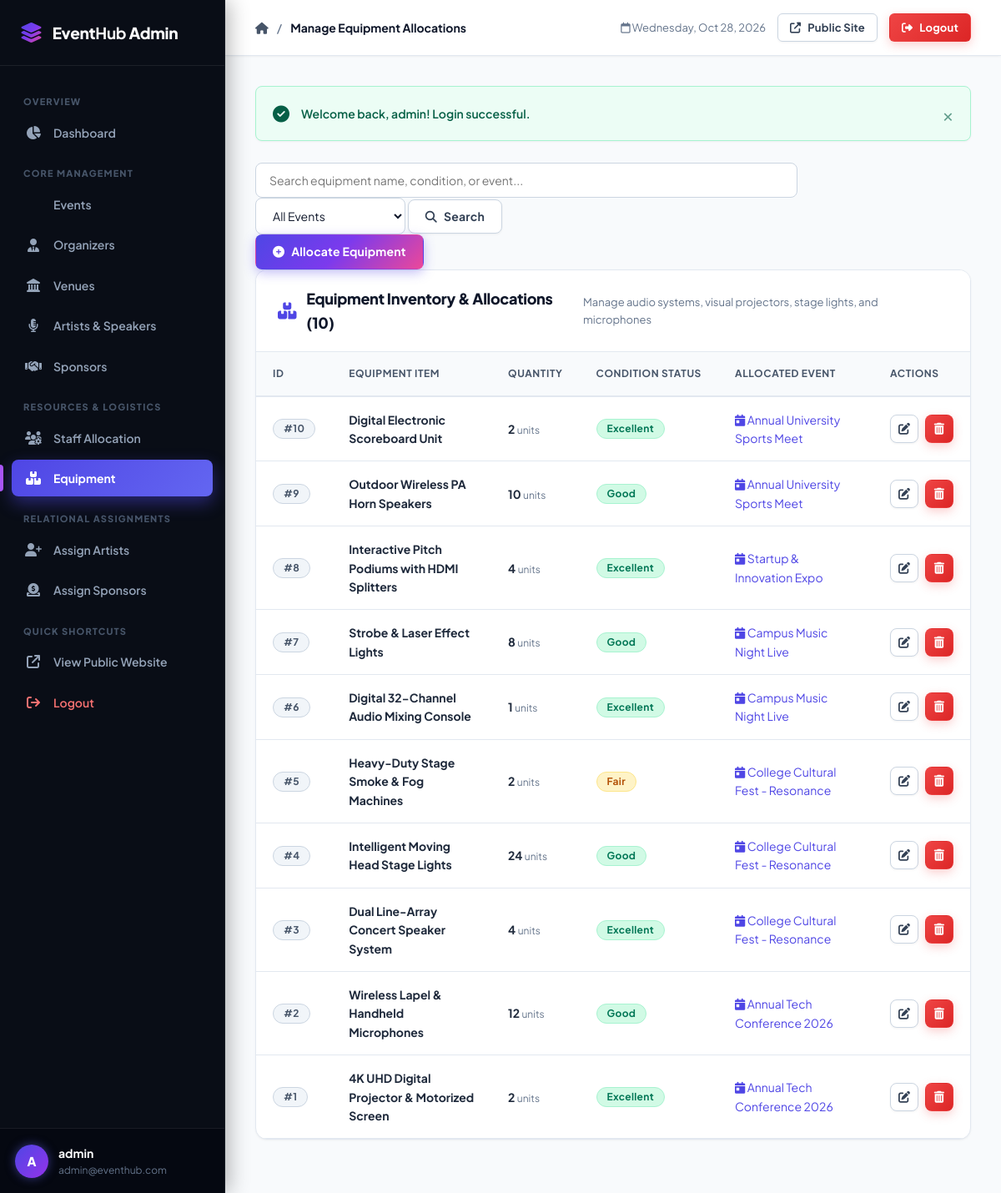
Page /admin/equipment/index.php (signed in) on the committed database.
### tables this page shows
CREATE TABLE `equipment` (
    `equipment_id` INT AUTO_INCREMENT PRIMARY KEY,
    `equipment_name` VARCHAR(100) NOT NULL,
    `quantity` INT NOT NULL,
    `condition_status` VARCHAR(30) DEFAULT 'Good',
    `event_id` INT NOT NULL,
    CONSTRAINT `chk_equipment_qty` CHECK (`quantity` > 0),
    CONSTRAINT `fk_equipment_event` FOREIGN KEY (`event_id`) REFERENCES `event` (`event_id`) ON DELETE CASCADE ON UPDATE CASCADE
);

CREATE TABLE `event` (
    `event_id` INT AUTO_INCREMENT PRIMARY KEY,
    `event_name` VARCHAR(100) NOT NULL,
    `event_description` TEXT DEFAULT NULL,
    `event_date` DATE NOT NULL,
    `event_time` TIME NOT NULL,
    `organizer_id` INT NOT NULL,
    `venue_id` INT NOT NULL,
    `status` VARCHAR(20) NOT NULL DEFAULT 'Upcoming',
    CONSTRAINT `chk_event_status` CHECK (`status` IN ('Upcoming', 'Ongoing', 'Completed', 'Cancelled')),
    CONSTRAINT `fk_event_organizer` FOREIGN KEY (`organizer_id`) REFERENCES `organizer` (`organizer_id`) ON DELETE RESTRICT ON UPDATE CASCADE,
    CONSTRAINT `fk_event_venue` FOREIGN KEY (`venue_id`) REFERENCES `venue` (`venue_id`) ON DELETE RESTRICT ON UPDATE CASCADE
);

### admin/equipment/index.php (the view, shortened to what this page needs)
<?php
require_once __DIR__ . '/../../includes/auth.php';
$search = trim($_GET['search'] ?? '');
$eventFilter = filter_input(INPUT_GET, 'event_id', FILTER_VALIDATE_INT);
try {
    $sql = "
        SELECT eq.*, e.event_name, e.event_date
        FROM equipment eq
        LEFT JOIN event e ON eq.event_id = e.event_id
        WHERE 1=1
    ";
    $params = [];
    $sql .= " ORDER BY eq.equipment_id DESC";
    $stmt = $pdo->prepare($sql);
    $stmt->execute($params);
    $equipmentList = $stmt->fetchAll();
} catch (PDOException $e) {
    die("Database error: " . htmlspecialchars($e->getMessage()));
}
require_once __DIR__ . '/../../includes/admin_header.php';
?>
<div class="toolbar-container">
    <form action="<?= url('admin/equipment/index.php') ?>" method="GET" class="search-form" style="max-width: 650px;">
        <input type="text" name="search" class="form-control" placeholder="Search equipment name, condition, or event..." value="<?= sanitize($search) ?>">
        <select name="event_id" class="form-control" style="max-width: 180px;">
            <option value="">All Events</option>
        </select>
        <button type="submit" class="btn btn-secondary">
            <i class="fas fa-search"></i> Search
        </button>
    </form>
    <div>
        <a href="<?= url('admin/equipment/add.php' . ($eventFilter ? '?event_id=' . $eventFilter : '')) ?>" class="btn btn-primary">
            <i class="fas fa-plus-circle"></i> Allocate Equipment
        </a>
    </div>
</div>
<div class="card">
    <div class="card-header">
        <div class="card-title">
            <i class="fas fa-boxes-stacked"></i> Equipment Inventory & Allocations (<?= count($equipmentList) ?>)
        </div>
        <div style="font-size: 13px; color: var(--text-muted);">
            Manage audio systems, visual projectors, stage lights, and microphones
        </div>
    </div>
    <div class="card-body" style="padding: 0;">
        <div class="table-responsive">
            <table class="data-table">
                <thead>
                    <tr>
                        <th>ID</th>
                        <th>Equipment Item</th>
                        <th>Quantity</th>
                        <th>Condition Status</th>
                        <th>Allocated Event</th>
                        <th>Actions</th>
                    </tr>
                </thead>
                <tbody>
                    <?php if (empty($equipmentList)): ?>
                        <tr>
                            <td colspan="6">
                                <div class="empty-state">
                                    <div class="empty-state-icon"><i class="fas fa-box-open"></i></div>
                                    <h3>No equipment items allocated</h3>
                                    <p>Allocate projectors, audio consoles, and stage equipment to scheduled events.</p>
                                    <a href="<?= url('admin/equipment/add.php') ?>" class="btn btn-primary btn-sm">
                                        <i class="fas fa-plus"></i> Allocate Equipment
                                    </a>
                                </div>
                            </td>
                        </tr>
                    <?php else: ?>
                        <?php foreach ($equipmentList as $eq): ?>
                            <tr>
                                <td><span class="badge badge-secondary">#<?= $eq['equipment_id'] ?></span></td>
                                <td><strong><?= sanitize($eq['equipment_name']) ?></strong></td>
                                <td><strong><?= (int)$eq['quantity'] ?></strong> <span style="font-size: 12px; color: var(--text-muted);">units</span></td>
                                <td>
                                    <?php
                                    $cond = $eq['condition_status'] ?? 'Good';
                                    $badgeClass = 'badge-success';
                                    if ($cond === 'Fair') $badgeClass = 'badge-warning';
                                    ?>
                                    <span class="badge <?= $badgeClass ?>"><?= sanitize($cond) ?></span>
                                </td>
                                <td>
                                    <?php if (!empty($eq['event_name'])): ?>
                                        <a href="<?= url('admin/events/view.php?id=' . $eq['event_id']) ?>">
                                            <i class="fas fa-calendar-day" style="color: var(--primary);"></i> <?= sanitize($eq['event_name']) ?>
                                        </a>
                                    <?php else: ?>
                                        <span style="color: var(--text-muted);">Unassigned</span>
                                    <?php endif; ?>
                                </td>
                                <td>
                                    <div class="actions-cell">
                                        <a href="<?= url('admin/equipment/edit.php?id=' . $eq['equipment_id']) ?>" class="btn btn-secondary btn-icon" title="Edit Equipment">
                                            <i class="fas fa-edit"></i>
                                        </a>
                                        <form action="<?= url('admin/equipment/delete.php') ?>" method="POST" style="display: inline;">
                                            <button type="submit" class="btn btn-danger btn-icon confirm-delete" data-item="<?= sanitize($eq['equipment_name']) ?>" title="Delete Equipment">
                                                <i class="fas fa-trash-alt"></i>
                                            </button>
                                        </form>
                                    </div>
                                </td>
                            </tr>
                        <?php endforeach; ?>
                    <?php endif; ?>
                </tbody>
            </table>
        </div>
    </div>
</div>
<?php require_once __DIR__ . '/../../includes/admin_footer.php'; ?>

### assets/css/style.css (style rules this page uses)
:root { --primary: #4f46e5; --primary-gradient: linear-gradient(135deg, #4f46e5 0%, #7c3aed 50%, #ec4899 100%); --primary-hover: #4338ca; --primary-light: #e0e7ff; --secondary: #64748b; --success: #10b981; --success-light: #d1fae5; --danger: #ef4444; --danger-light: #fee2e2; --warning: #f59e0b; --warning-light: #fef3c7; --info: #0ea5e9; --info-light: #e0f2fe; --sidebar-bg: #090d16; --sidebar-surface: #111827; --sidebar-hover: #1f293d; --sidebar-active: linear-gradient(135deg, #4f46e5 0%, #6366f1 100%); --sidebar-text: #94a3b8; --sidebar-text-active: #ffffff; --bg-body: #f8fafc; --bg-card: #ffffff; --text-main: #0f172a; --text-muted: #64748b; --border-color: #e2e8f0; --border-hover: #cbd5e1; --radius-sm: 8px; --radius-md: 14px; --radius-lg: 20px; --radius-full: 9999px; --shadow-sm: 0 1px 3px 0 rgba(0, 0, 0, 0.04), 0 1px 2px -1px rgba(0, 0, 0, 0.04); --shadow-md: 0 4px 6px -1px rgba(0, 0, 0, 0.06), 0 2px 4px -2px rgba(0, 0, 0, 0.04); --shadow-lg: 0 12px 24px -4px rgba(15, 23, 42, 0.08), 0 4px 6px -2px rgba(15, 23, 42, 0.03); --shadow-glow: 0 10px 25px -3px rgba(79, 70, 229, 0.35); --transition: all 0.25s cubic-bezier(0.4, 0, 0.2, 1); }
* { margin: 0; padding: 0; box-sizing: border-box; font-family: 'Plus Jakarta Sans', -apple-system, BlinkMacSystemFont, "Segoe UI", Roboto, sans-serif; }
body { background-color: var(--bg-body); color: var(--text-main); line-height: 1.6; min-height: 100vh; -webkit-font-smoothing: antialiased; }
a { color: var(--primary); text-decoration: none; transition: var(--transition); }
.badge { display: inline-flex; align-items: center; gap: 6px; padding: 5px 12px; font-size: 12px; font-weight: 700; border-radius: var(--radius-full); line-height: 1; letter-spacing: 0.3px; }
.badge-success { background: #d1fae5; color: #047857; border: 1px solid #a7f3d0; position: relative; }
.badge-secondary { background: #f1f5f9; color: #475569; border: 1px solid #cbd5e1; }
.badge-warning { background: #fef3c7; color: #b45309; border: 1px solid #fde68a; }
.btn { display: inline-flex; align-items: center; justify-content: center; gap: 8px; padding: 10px 20px; font-size: 14px; font-weight: 700; border-radius: var(--radius-sm); border: 1px solid transparent; cursor: pointer; transition: var(--transition); text-decoration: none; line-height: 1.4; letter-spacing: 0.2px; }
.btn-primary { background: var(--primary-gradient); color: #ffffff; box-shadow: 0 4px 14px 0 rgba(79, 70, 229, 0.35); }
.btn-secondary { background: #ffffff; color: #334155; border-color: #cbd5e1; box-shadow: 0 1px 3px rgba(0, 0, 0, 0.05); }
.btn-danger { background: linear-gradient(135deg, #ef4444, #dc2626); color: #ffffff; box-shadow: 0 4px 12px rgba(239, 68, 68, 0.25); }
.btn-icon { width: 34px; height: 34px; padding: 0; border-radius: var(--radius-sm); display: inline-flex; align-items: center; justify-content: center; transition: var(--transition); }
.card { background: #ffffff; border-radius: var(--radius-md); border: 1px solid var(--border-color); box-shadow: var(--shadow-sm); margin-bottom: 28px; overflow: hidden; transition: var(--transition); }
.card-header { padding: 20px 26px; border-bottom: 1px solid var(--border-color); display: flex; justify-content: space-between; align-items: center; background: #ffffff; }
.card-title { font-size: 18px; font-weight: 800; color: #0f172a; display: flex; align-items: center; gap: 12px; letter-spacing: -0.3px; }
.card-title i { color: var(--primary); font-size: 20px; }
.card-body { padding: 26px; }
.table-responsive { width: 100%; overflow-x: auto; }
.data-table { width: 100%; border-collapse: collapse; text-align: left; font-size: 14px; }
.data-table th { background: #f8fafc; color: #475569; font-weight: 700; padding: 16px 20px; border-bottom: 2px solid var(--border-color); white-space: nowrap; text-transform: uppercase; font-size: 12px; letter-spacing: 0.6px; }
.data-table td { padding: 16px 20px; border-bottom: 1px solid var(--border-color); color: #1e293b; vertical-align: middle; transition: var(--transition); }
.actions-cell { white-space: nowrap; display: flex; align-items: center; gap: 8px; }
.form-control { width: 100%; padding: 11px 16px; font-size: 14px; border: 1px solid #cbd5e1; border-radius: var(--radius-sm); background-color: #ffffff; color: #0f172a; transition: var(--transition); }

### rows in the picture
equipment: equipment_id "10", equipment_name "Digital Electronic Scoreboard Unit", quantity "2", condition_status "Excellent", event.event_name "Annual University Sports Meet"
equipment: equipment_id "9", equipment_name "Outdoor Wireless PA Horn Speakers", quantity "10", condition_status "Good", event.event_name "Annual University Sports Meet"
equipment: equipment_id "8", equipment_name "Interactive Pitch Podiums with HDMI Splitters", quantity "4", condition_status "Excellent", event.event_name "Startup & Innovation Expo"
equipment: equipment_id "7", equipment_name "Strobe & Laser Effect Lights", quantity "8", condition_status "Good", event.event_name "Campus Music Night Live"
equipment: equipment_id "6", equipment_name "Digital 32-Channel Audio Mixing Console", quantity "1", condition_status "Excellent", event.event_name "Campus Music Night Live"
equipment: equipment_id "5", equipment_name "Heavy-Duty Stage Smoke & Fog Machines", quantity "2", condition_status "Fair", event.event_name "College Cultural Fest - Resonance"
equipment: equipment_id "4", equipment_name "Intelligent Moving Head Stage Lights", quantity "24", condition_status "Good", event.event_name "College Cultural Fest - Resonance"
equipment: equipment_id "3", equipment_name "Dual Line-Array Concert Speaker System", quantity "4", condition_status "Excellent", event.event_name "College Cultural Fest - Resonance"
equipment: equipment_id "2", equipment_name "Wireless Lapel & Handheld Microphones", quantity "12", condition_status "Good", event.event_name "Annual Tech Conference 2026"
equipment: equipment_id "1", equipment_name "4K UHD Digital Projector & Motorized Screen", quantity "2", condition_status "Excellent", event.event_name "Annual Tech Conference 2026"

### other values in the picture
substr($_SESSION['admin_username'] ?? 'A', 0, 1) "A"
$_SESSION['admin_username'] "admin"
$_SESSION['admin_email'] "admin@eventhub.com"
$pageTitle "Manage Equipment Allocations"
$message "Welcome back, admin! Login successful."
count($equipmentList) "10"
